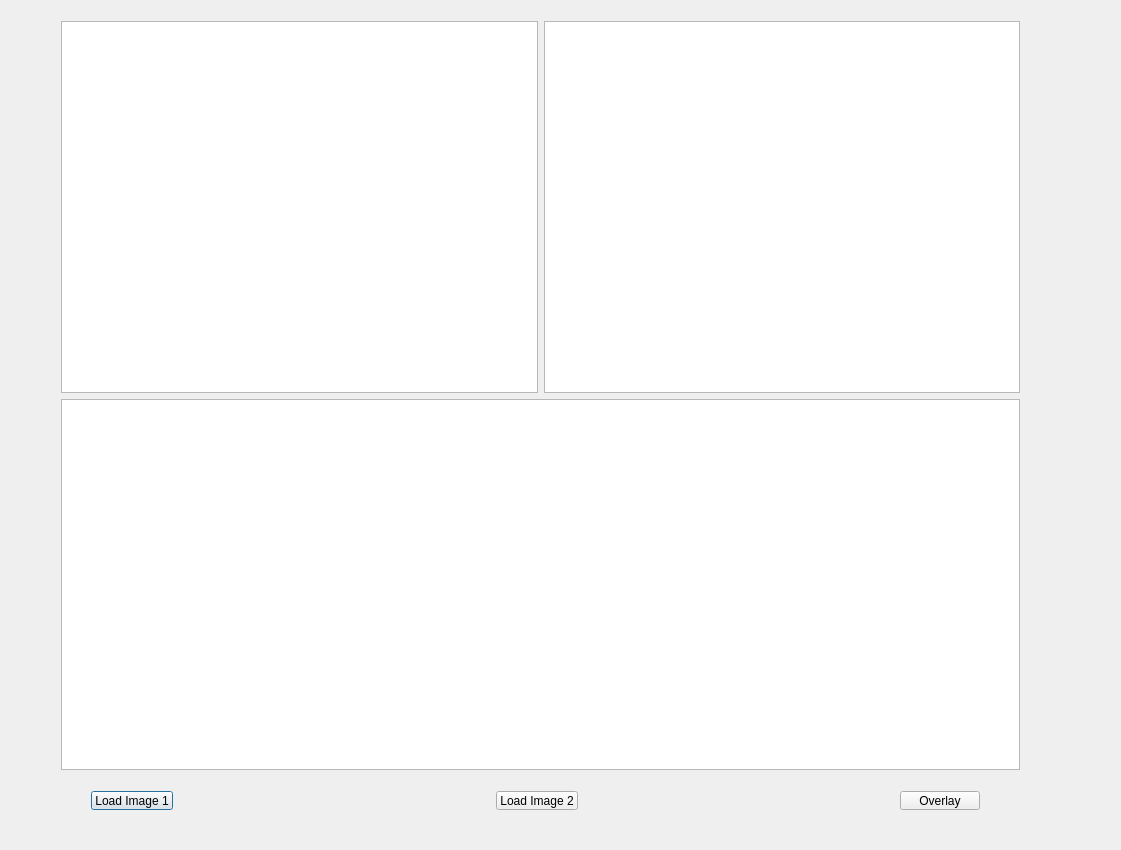
<?xml version="1.0" encoding="UTF-8"?>
<ui version="4.0">
 <class>Dialog</class>
 <widget class="QDialog" name="Dialog">
  <property name="geometry">
   <rect>
    <x>0</x>
    <y>0</y>
    <width>1121</width>
    <height>850</height>
   </rect>
  </property>
  <property name="windowTitle">
   <string>Dialog</string>
  </property>
  <widget class="QWidget" name="">
   <property name="geometry">
    <rect>
     <x>80</x>
     <y>780</y>
     <width>911</width>
     <height>41</height>
    </rect>
   </property>
   <layout class="QHBoxLayout" name="horizontalLayout_2">
    <item>
     <widget class="QPushButton" name="PB_LoadImage1">
      <property name="text">
       <string>Load Image 1</string>
      </property>
     </widget>
    </item>
    <item>
     <spacer name="horizontalSpacer_2">
      <property name="orientation">
       <enum>Qt::Horizontal</enum>
      </property>
      <property name="sizeHint" stdset="0">
       <size>
        <width>40</width>
        <height>20</height>
       </size>
      </property>
     </spacer>
    </item>
    <item>
     <widget class="QPushButton" name="PB_LoadImage2">
      <property name="text">
       <string>Load Image 2</string>
      </property>
     </widget>
    </item>
    <item>
     <spacer name="horizontalSpacer">
      <property name="orientation">
       <enum>Qt::Horizontal</enum>
      </property>
      <property name="sizeHint" stdset="0">
       <size>
        <width>40</width>
        <height>20</height>
       </size>
      </property>
     </spacer>
    </item>
    <item>
     <widget class="QPushButton" name="PB_Overlay">
      <property name="text">
       <string>Overlay</string>
      </property>
     </widget>
    </item>
   </layout>
  </widget>
  <widget class="QWidget" name="">
   <property name="geometry">
    <rect>
     <x>50</x>
     <y>10</y>
     <width>981</width>
     <height>771</height>
    </rect>
   </property>
   <layout class="QVBoxLayout" name="verticalLayout_4">
    <item>
     <layout class="QHBoxLayout" name="horizontalLayout">
      <item>
       <layout class="QVBoxLayout" name="verticalLayout_3">
        <item>
         <widget class="QGraphicsView" name="graphicsView1"/>
        </item>
       </layout>
      </item>
      <item>
       <layout class="QVBoxLayout" name="verticalLayout_2">
        <item>
         <widget class="QGraphicsView" name="graphicsView2"/>
        </item>
       </layout>
      </item>
      <item>
       <layout class="QVBoxLayout" name="verticalLayout"/>
      </item>
     </layout>
    </item>
    <item>
     <widget class="QGraphicsView" name="graphicsView3"/>
    </item>
   </layout>
  </widget>
  <zorder>graphicsView3</zorder>
  <zorder>graphicsView2</zorder>
  <zorder>pushButton</zorder>
  <zorder>pushButton_2</zorder>
  <zorder>graphicsView1</zorder>
  <zorder>pushButton_3</zorder>
  <zorder>PB_LoadImage1</zorder>
  <zorder>PB_LoadImage2</zorder>
  <zorder>PB_Overlay</zorder>
  <zorder>graphicsView1</zorder>
  <zorder>graphicsView1</zorder>
  <zorder>graphicsView3</zorder>
  <zorder>graphicsView3</zorder>
 </widget>
 <layoutdefault spacing="6" margin="11"/>
 <resources/>
 <connections/>
</ui>
